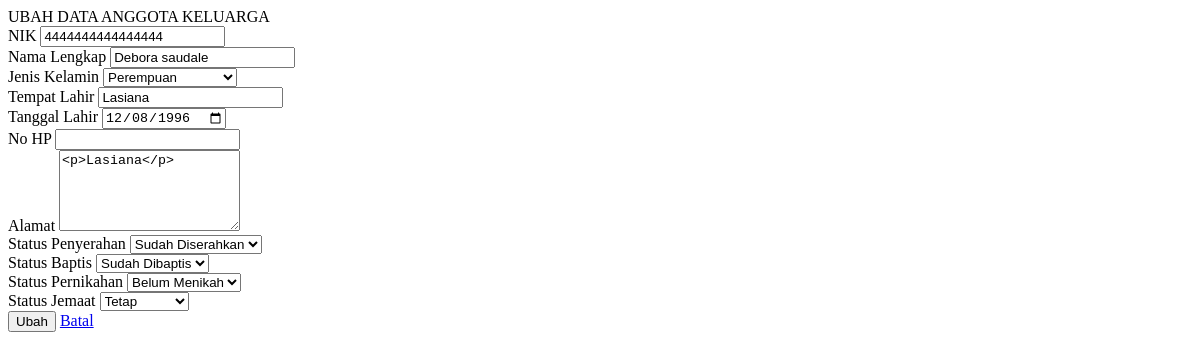
The app's page /dashboard/ubah_jemaat_ak.php?id_jemaat=4, older data.
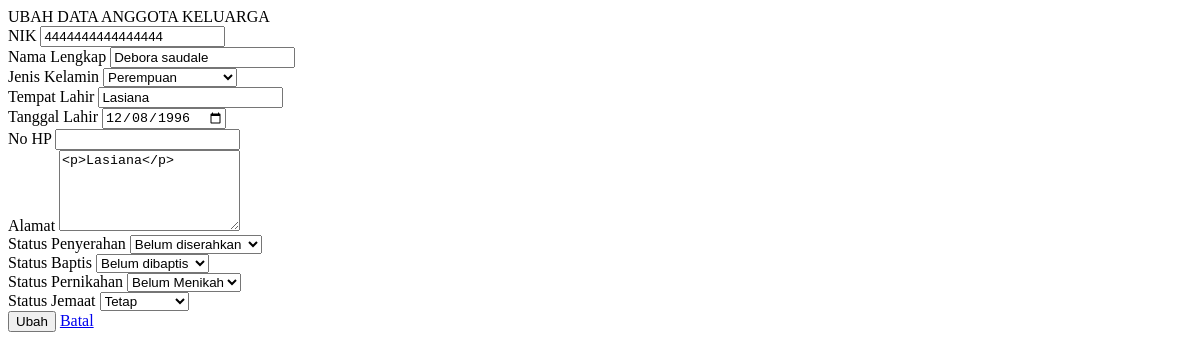
The same page, newer data.
### tables this page shows
CREATE TABLE `jemaat` (
  `id_jemaat` int(11) NOT NULL,
  `tanggal_pendaftaran` date DEFAULT NULL,
  `nik` varchar(16) DEFAULT NULL,
  `nama` varchar(50) NOT NULL,
  `tempat_lahir` varchar(20) NOT NULL,
  `tanggal_lahir` date NOT NULL,
  `no_hp` varchar(12) NOT NULL,
  `jenis_kelamin` enum('Laki-laki','Perempuan') NOT NULL,
  `alamat` text NOT NULL,
  `status_j` int(11) NOT NULL,
  `ket` varchar(10) NOT NULL,
  `username` varchar(20) NOT NULL,
  `password` varchar(20) NOT NULL,
  `baptis` int(11) NOT NULL,
  `penyerahan` int(11) NOT NULL,
  `pernikahan` int(11) NOT NULL
);

### dashboard/ubah_jemaat_ak.php (the view, shortened to what this page needs)
<?php
if (isset($_GET['id_jemaat'])) {
	$id_jemaat = $_GET['id_jemaat'];
	$tampil_nik = "SELECT * FROM jemaat WHERE id_jemaat=$id_jemaat";
	$query = mysqli_query($konek, $tampil_nik);
	$data = mysqli_fetch_array($query, MYSQLI_BOTH);
	$id_jemaat = $data['id_jemaat'];
	$nik = $data['nik'];
	$nama = $data['nama'];
	$tempat = $data['tempat_lahir'];
	$tanggal = $data['tanggal_lahir'];
	$jekel = $data['jenis_kelamin'];
    $alamat =$data['alamat'];
    $no_hp =$data['no_hp'];
    $ket =$data['ket'];
    $penyerahan =$data['penyerahan'];
    $baptis =$data['baptis'];
    $pernikahan =$data['pernikahan'];
	$tampil_kk = "SELECT * FROM kepala_keluarga k join jemaat j on k.id_jemaat = j.id_jemaat join anggota_keluarga a where k.id_jemaat=$id_jemaat or a.id_jemaat=$id_jemaat";
	$query = mysqli_query($konek, $tampil_kk);
	$data = mysqli_fetch_array($query, MYSQLI_BOTH);
	$id_kk = $data['id_kk'];
}
?>
<link href="css/sweetalert.css" rel="stylesheet" type="text/css">
<div class="page-inner">
	<div class="row">
		<div class="col-md-12">
			<form method="POST">
				<div class="card">
					<div class="card-header">
						<div class="card-title">UBAH DATA ANGGOTA KELUARGA</div>
					</div>
					<div class="card-body">
						<div class="row">
							<div class="col-md-6 col-lg-6">
								<div class="form-group">
									<label>NIK</label>
									<input  type="number" name="nik" class="form-control" placeholder="NIK Anda.." value="<?= $nik; ?>">
								</div>
								<div class="form-group">
									<label>Nama Lengkap</label>
									<input type="text" name="nama" class="form-control" placeholder="Nama Lengkap Anda.." value="<?= $nama; ?>">
								</div>
								<div class="form-group">
									<label>Jenis Kelamin</label>
									<select name="jekel" class="form-control">
										<option value="Perempuan" <?php if ($jekel == "Perempuan") echo 'selected' ?>>Perempuan</option>
									</select>
								</div>
								<div class="form-group">
									<label>Tempat Lahir</label>
									<input type="text" name="tempat" class="form-control" value="<?= $tempat; ?>">
								</div>
								<div class="form-group">
									<label>Tanggal Lahir</label>
									<input type="date" name="tgl" class="form-control" value="<?= $tanggal; ?>">
								</div>
								<div class="form-group">
									<label for="comment">No HP</label>
									<input type="text" name="no_hp" class="form-control" value="<?= $no_hp; ?>">
								</div>
								<div class="form-group">
									<label for="comment">Alamat</label>
									<textarea class="form-control" name="alamat" rows="5"><?= $alamat ?></textarea>
								</div>
							</div>
							<div class="col-md-6 col-lg-6">
								<div class="form-group">
									<label>Status Penyerahan</label>
									<select name="penyerahan" class="form-control">
										<option value="0" <?php if ($penyerahan == 0) echo 'selected' ?>>Belum diserahkan</option>
										<option value="1"<?php if ($penyerahan == 1) echo 'selected' ?>>Sudah Diserahkan</option>
									</select>
								</div>
								<div class="form-group">
									<label>Status Baptis</label>
									<select name="baptis" class="form-control">
										<option value="0"<?php if ($baptis == 0) echo 'selected' ?>>Belum dibaptis</option>
										<option value="1" <?php if ($baptis == 1) echo 'selected' ?>>Sudah Dibaptis</option>
									</select>
								</div>
								<div class="form-group">
									<label>Status Pernikahan</label>
									<select name="pernikahan" class="form-control">
										<option value="0"<?php if ($pernikahan == 0) echo 'selected' ?>>Belum Menikah</option>
									</select>
								</div>
								<div class="form-group">
									<label>Status Jemaat</label>
									<select name="ket" class="form-control">
										<option value="1" <?php if ($ket == 1) echo 'selected' ?>>Tetap</option>
									</select>
								</div>
							</div>
						</div>
					</div>
					<div class="card-action">
						<button name="ubah" class="btn btn-success">Ubah</button>
						<a href="?halaman=tampil_anggota_keluarga&id_kk=<?php echo $id_kk; ?>" class="btn btn-default">Batal</a>
					</div>
				</div>
		</div>
	</div>
</div>

Row changes from the older to the newer data that the page shows:
changed jemaat "Debora saudale": penyerahan "Sudah Diserahkan" → "Belum diserahkan"; baptis "Sudah Dibaptis" → "Belum dibaptis"
